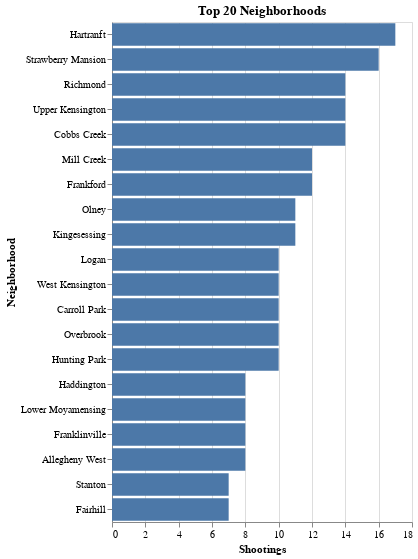

Notebook code cell kept with this figure:
### Markdown cell above
## Testing your code!

You can test if specific functions from your dashboard by calling a specific function. 

For example, if you call the `pane_bar_chart()` function, you should see your altair chart!

### Code cell
app.pane_bar_chart()

### Figure 1 — Vega-Lite specification as saved in the notebook (floating-point values rounded to 4 significant figures)
{"config": {"view": {"continuousWidth": 300, "continuousHeight": 300}}, "data": {"name": "data-70481c619a63d27e9a2a1c022282c7c8"}, "mark": {"type": "bar"}, "encoding": {"tooltip": [{"field": "Shootings", "type": "quantitative"}, {"field": "Neighborhood", "type": "nominal"}], "x": {"field": "Shootings", "type": "quantitative"}, "y": {"field": "Neighborhood", "sort": {"field": "Shootings", "order": "descending"}, "type": "nominal"}}, "height": 500, "title": "Top 20 Neighborhoods", "width": 300, "$schema": "https://vega.github.io/schema/vega-lite/v5.14.1.json", "datasets": {"data-70481c619a63d27e9a2a1c022282c7c8": [{"Shootings": 17.0, "Neighborhood": "Hartranft"}, {"Shootings": 16.0, "Neighborhood": "Strawberry Mansion"}, {"Shootings": 14.0, "Neighborhood": "Richmond"}, {"Shootings": 14.0, "Neighborhood": "Upper Kensington"}, {"Shootings": 14.0, "Neighborhood": "Cobbs Creek"}, {"Shootings": 12.0, "Neighborhood": "Mill Creek"}, {"Shootings": 12.0, "Neighborhood": "Frankford"}, {"Shootings": 11.0, "Neighborhood": "Olney"}, {"Shootings": 11.0, "Neighborhood": "Kingesessing"}, {"Shootings": 10.0, "Neighborhood": "Logan"}, {"Shootings": 10.0, "Neighborhood": "West Kensington"}, {"Shootings": 10.0, "Neighborhood": "Carroll Park"}, {"Shootings": 10.0, "Neighborhood": "Overbrook"}, {"Shootings": 10.0, "Neighborhood": "Hunting Park"}, {"Shootings": 8.0, "Neighborhood": "Haddington"}, {"Shootings": 8.0, "Neighborhood": "Lower Moyamensing"}, {"Shootings": 8.0, "Neighborhood": "Franklinville"}, {"Shootings": 8.0, "Neighborhood": "Allegheny West"}, {"Shootings": 7.0, "Neighborhood": "Stanton"}, {"Shootings": 7.0, "Neighborhood": "Fairhill"}]}}
